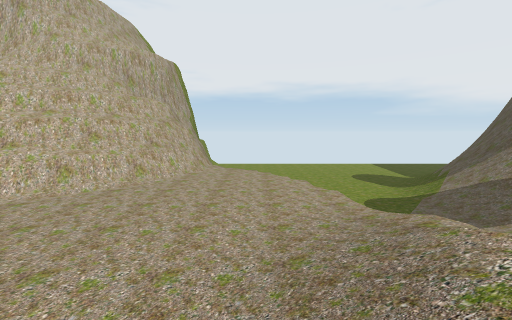
view 1 (above)

18 first-person views from a walk through a Unity game level. The camera is 1.5 m above the floor, tilts 6° down and sees 90° across. The floor is counted in squares, 2 m on a side. Each view is taken from the middle of a square. On the plan, view 1 faces up. The plan holds only what a view shows up to about 9 squares ahead; the rest is blank. The place goes on beyond the plan. Some trees and plants on the terrain are drawn as simple stand-ins. The player character is not drawn. Some surface patterns are stand-ins.

view 2
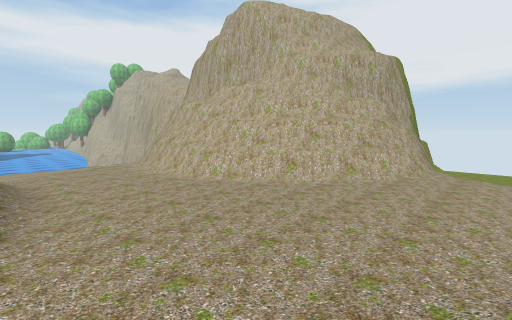

view 3
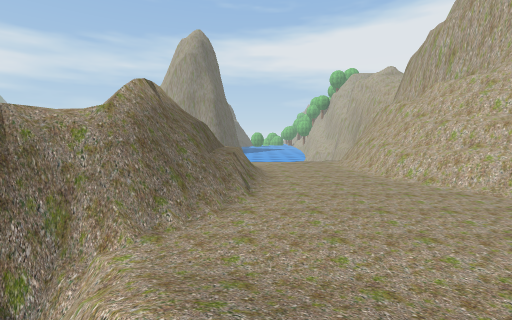

view 4
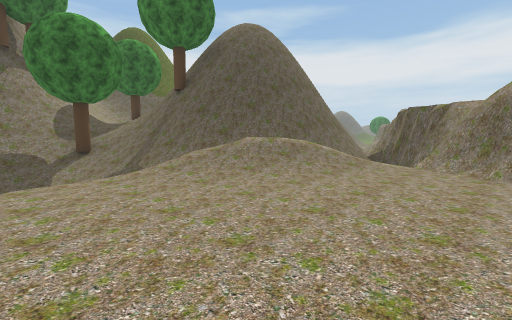

view 5
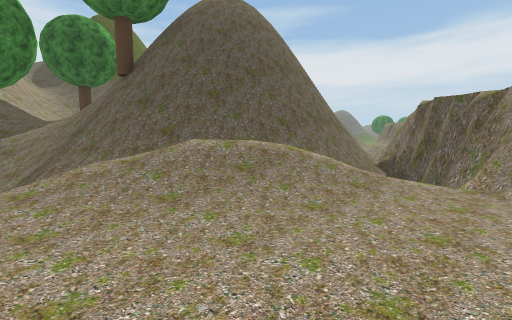

view 6
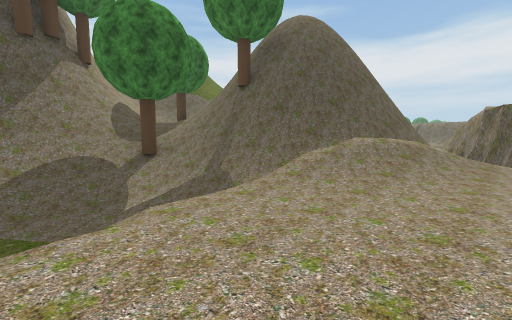

view 7
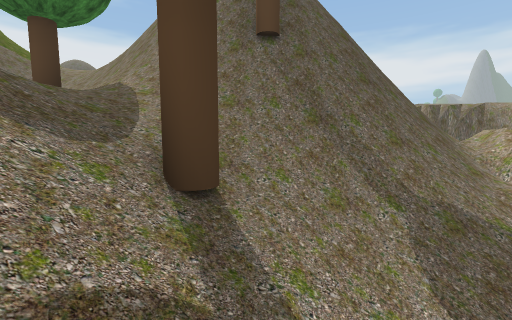

view 8
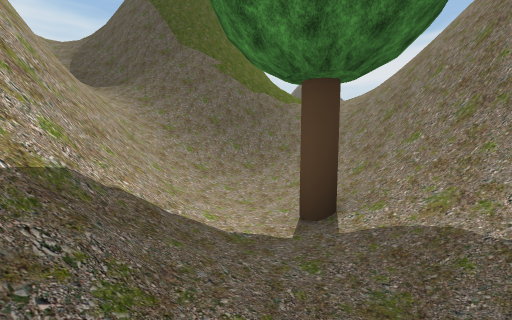

view 9
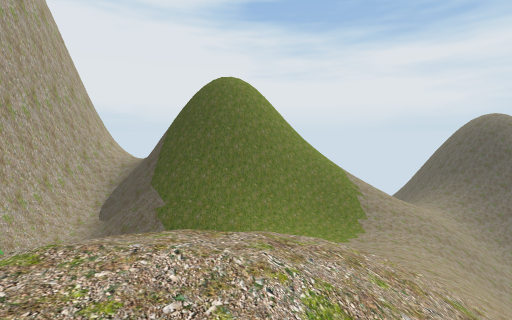

view 10
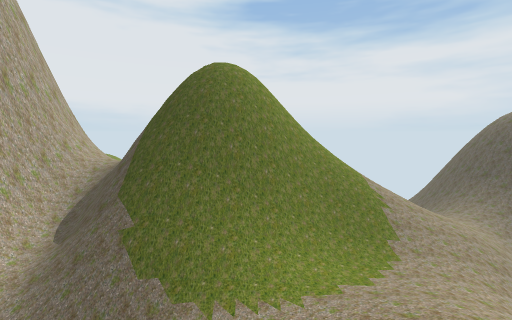

view 11
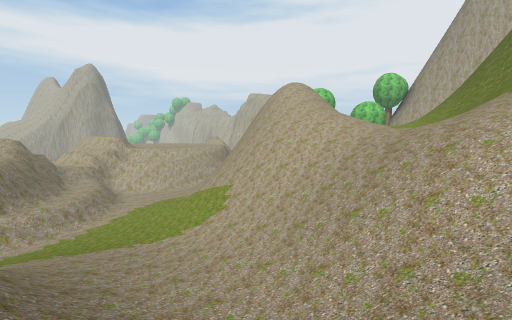

view 12
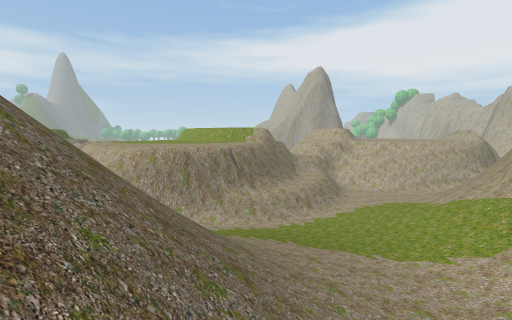

view 13
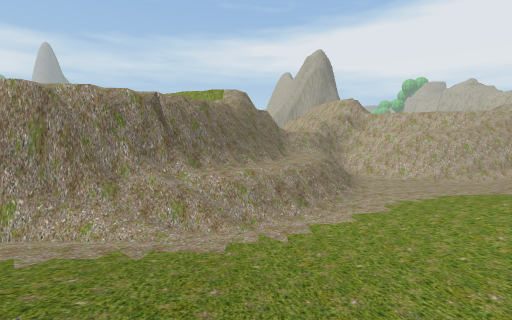

view 14
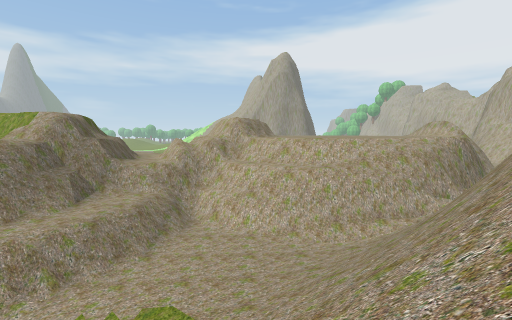

view 15
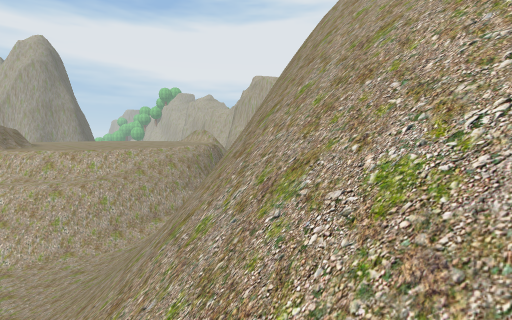

view 16
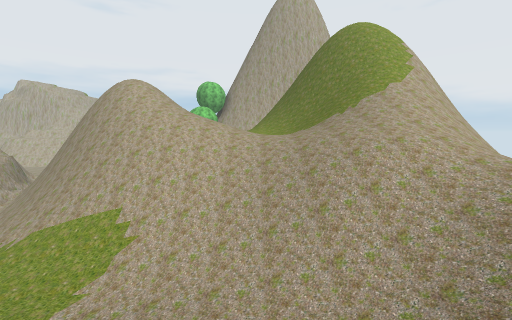

view 17
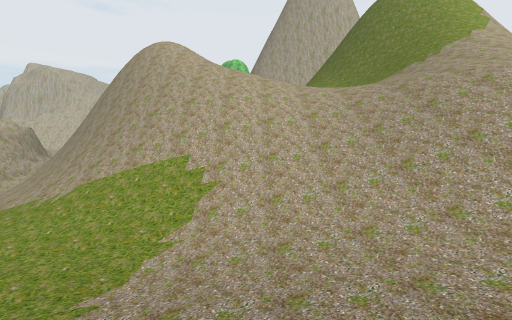

view 18
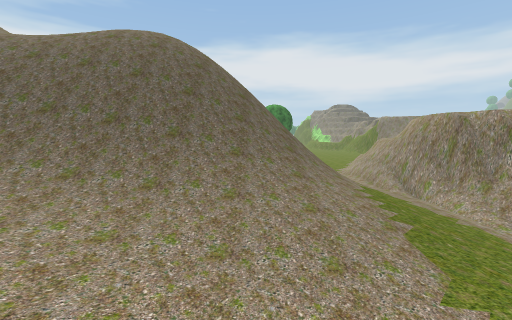

### Floor plan
Key: @ floor where view 1 was taken; # wall or solid block; . main floor; : floor 0.25 m higher than the main floor; - floor 0.5 m lower than the main floor; _ floor 0.75 m lower than the main floor; < floor 1.25 m lower than the main floor; ( floor 1.75 m lower than the main floor; + floor 2 m higher than the main floor; * floor 2.25 m higher than the main floor; % floor 4.25 m higher than the main floor; & floor 5.5 m higher than the main floor; / step, stairs or slope; = window, fence, low wall or low ledge; ^ raised ledge; v drop or lower ground; T tree.
Columns run from 9 left of view 1 to 19 right of it. Each row starts with its distance up from view 1.
  6      #^...  (</##
  5    ###.....=(///##
  4 ####^....../<///=##
  3 ...........///T//#########
  2 ..........//////*//##/////
  1 .........///####/T+////##=/
  0  /////...@/######/////#####
 -1    ####//=##vvv ##///###
 -2       ######v// v#////##
 -3           ##vv   =////##
 -4            #v ///  /&//#
 -5           #   v//  /&&/###
 -6           #   v/// //&//==
 -7           #/###v/////&&/////v
 -8           #//####////&&/////v
 -9          ##(///#=///////////v
-10          #=(<///////////////=
-11          #((<_//////////////
-12          #/((<_///////////%
-13          #===(<___-///////
-14          ##.#=(<__-..:////
-15           ####=<_////////
-16             ###</////////
-17              ##</////////
-18               ##/////////
-19                #/ //////
-20                #/ =
-21                #  =

Where each view was taken, in squares from view 1:
view 1: 0 up, 0 right, facing up
view 2: 0 up, 0 right, facing up-left
view 3: 0 up, 1 right, facing left
view 4: 5 up, 3 left, facing down-right
view 5: 3 up, 2 left, facing down-right
view 6: 6 up, 1 left, facing down-right
view 7: 5 up, 5 right, facing down
view 8: 3 up, 7 right, facing down-right
view 9: 4 down, 5 right, facing right
view 10: 4 down, 7 right, facing right
view 11: 16 down, 15 right, facing up-left
view 12: 16 down, 13 right, facing left
view 13: 15 down, 9 right, facing left
view 14: 10 down, 7 right, facing left
view 15: 10 down, 8 right, facing up-left
view 16: 17 down, 12 right, facing up
view 17: 16 down, 10 right, facing up
view 18: 12 down, 10 right, facing down
